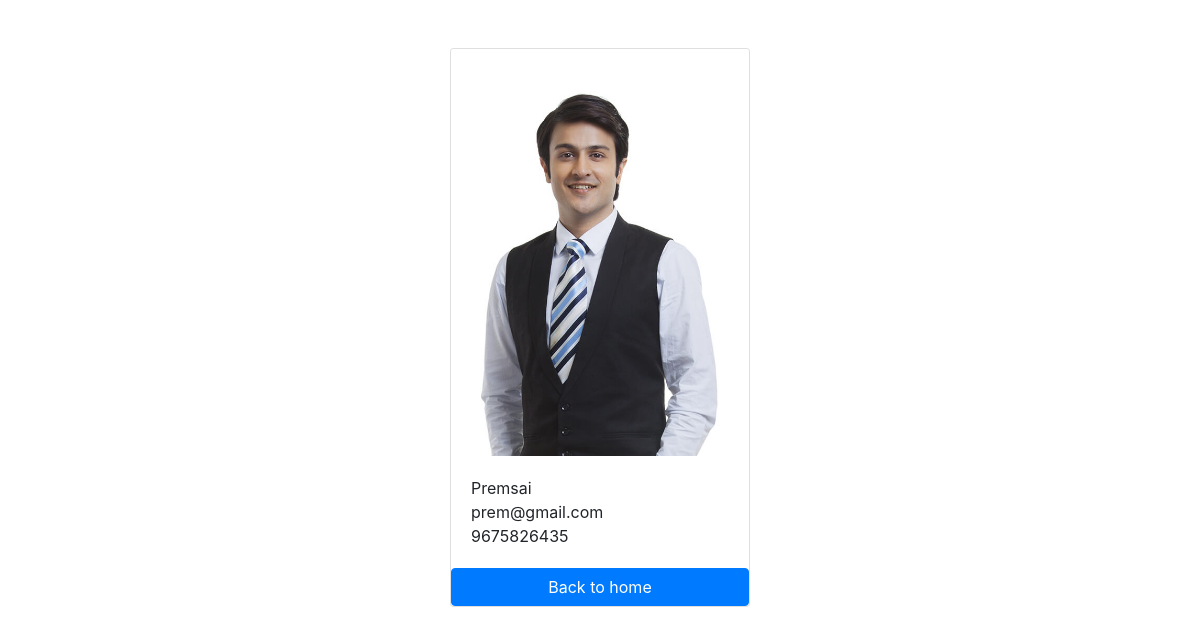
Screenshot of /employee/5/ with the database file from the repository.
### details/models.py (models this page shows, shortened)
class Employee(models.Model):
    first_name=models.CharField(max_length=100)
    last_name=models.CharField(max_length=100)
    photo=models.ImageField(upload_to='images')
    designation=models.CharField(max_length=100)
    email_address=models.EmailField(max_length=100)
    phone_number=models.CharField(max_length=10,blank=True)

### details/views.py (the view)
# urls.py: path('<int:pk>/',views.employee_detail, name='employee_detail'),
def employee_detail(request,pk):
    employee=get_object_or_404(Employee,pk=pk)
    context={
        'employee':employee,
    }
    return render(request,'employee_detail.html',context)

### templates/employee_detail.html (shortened to what this page needs)
<!DOCTYPE html>
<html lang="en">
<head>
    <link rel="stylesheet" href="https://cdn.jsdelivr.net/npm/bootstrap@4.6.2/dist/css/bootstrap.min.css">
</head>
<body>
    <div class="container pt-5">
        <div class="card mx-auto" style="width: 300px">
        <img src="{{employee.photo.url}}" class="card-img-top">
        <div class="card-body">
            <p class="card-text m-0">{{employee.first_name}}{{employee.last_name}}</p>
            <p class="card-text m-0">{{employee.email_address}}</p>
            <p class="card-text m-0">{{employee.phone_number}}</p>
        </div>
        <a href="{% url 'home' %}" class="btn btn-primary">Back to home</a>
        </div>
    </div>
</body>
</html>

### rows the page displays
Employee: photo (picture), first_name "Prem", last_name "sai", email_address "prem@gmail.com", phone_number "9675826435"
